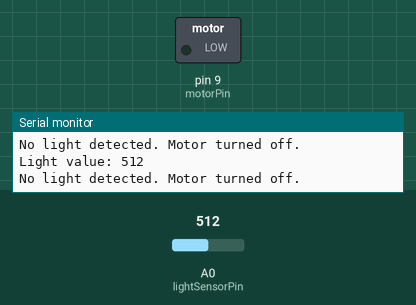
Simulated run of this sketch. Board: Arduino Uno, built with avr-gcc and run on an emulated ATmega328P. On the bench: switched loads named in the sketch (green lamp = pin HIGH), the last lines printed to the serial monitor. Inputs (shaded band) come from the test bench; at power-on: A0 (lightSensorPin) = 512.

Above: at 1.3 s.
1.4 s: A0 (lightSensorPin) set to 493
At 2.0 s:
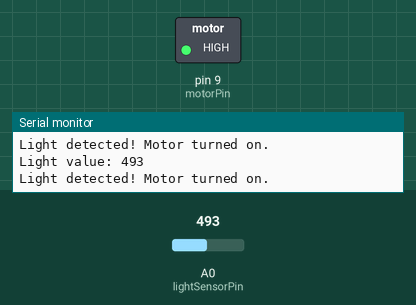
2.9 s: A0 (lightSensorPin) set to 510
At 3.6 s:
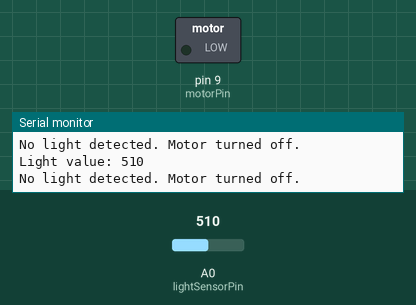
4.4 s: A0 (lightSensorPin) set to 490
At 5.1 s:
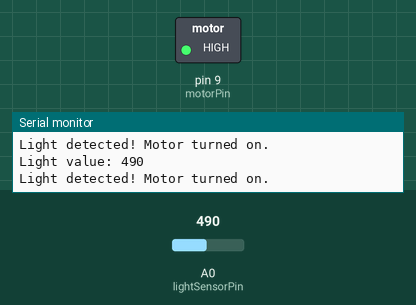
Timing chart, 0 to 7.4 s (numbered marks = the images above; inputs shaded):
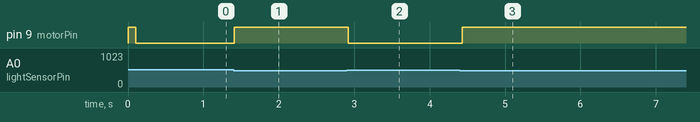

The sketch:

ChemE_Car_Code.ino
```cpp
// NOTE: This code was tested using an Arduino UNO with a 12v motor running on 6v. Changes to integer inputs may be necessary for different boards and voltages.

// Define constants for pins
const int lightSensorPin = A0;
const int motorPin = 9;

void setup() {
  // Initialize serial communication
  Serial.begin(9600);

  // Set motor pin as an output
  pinMode(motorPin, OUTPUT);

    // Run the motor at full speed for 0.1 seconds. This gives the motor a nice boost in case you're running it at a low voltage and your tourqe is low.
    // Comment out the code 4 lines of code bellow if the boost is not necessary.
  digitalWrite(motorPin, HIGH);
  analogWrite(motorPin, 1023); // The value adjusts the speed of the motor, max 1023
  delay(100);
  digitalWrite(motorPin, HIGH);
}

void loop() {
  // Read the value from the light sensor
  int lightValue = analogRead(lightSensorPin);

  // Print the light value to the serial monitor
  Serial.print("Light value: ");
  Serial.println(lightValue);

  // Check if light is detected
  if (lightValue < 500) { // Adjust this threshold according to your sensor and environment.
    // If light is detected, turn on the motor
    digitalWrite(motorPin, HIGH);
    analogWrite(motorPin, 400); // The value adjusts the speed of the motor, max 1023, 90 was used previously. 350 also works great.
    Serial.println("Light detected! Motor turned on.");
  } else {
    // If light is not detected, turn off the motor
    digitalWrite(motorPin, LOW);
    Serial.println("No light detected. Motor turned off.");
  }

  // Delay for a short duration to avoid rapid readings
  delay(100); // Adjust this delay as needed
}
```

Measured:
- the behaviour switches between 500 and 499 on A0 (lightSensorPin) (found by bisection; images 0 and 1)
- after the input at 1.4 s, pin 9 (motorPin): LOW → HIGH at once
- after the input at 2.9 s, pin 9 (motorPin): HIGH → LOW at once
- after the input at 4.4 s, pin 9 (motorPin): LOW → HIGH at once
